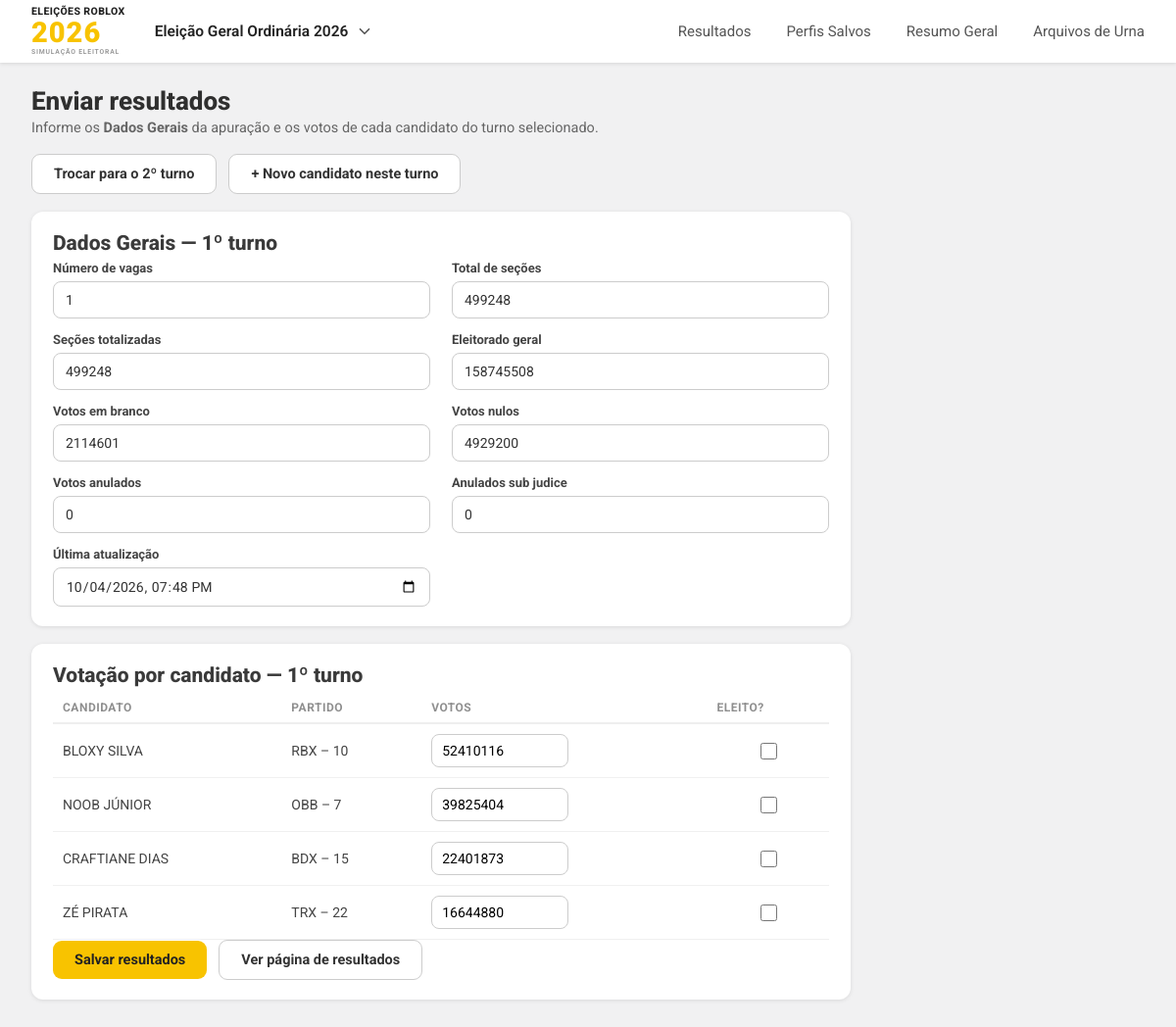
Page /resultados/enviar?eleicao=1&turno=1 on the committed database.
### tables this page shows
CREATE TABLE eleicoes (
    id        INTEGER PRIMARY KEY AUTOINCREMENT,
    nome      TEXT NOT NULL UNIQUE,
    ano       INTEGER NOT NULL,
    criado_em TEXT NOT NULL DEFAULT (datetime('now', 'localtime'))
);

CREATE TABLE dados_gerais (
    id            INTEGER PRIMARY KEY AUTOINCREMENT,
    eleicao_id    INTEGER NOT NULL REFERENCES eleicoes(id) ON DELETE CASCADE,
    turno         TEXT NOT NULL CHECK (turno IN ('1', '2')),
    vagas         INTEGER NOT NULL DEFAULT 0,
    secoes        INTEGER NOT NULL DEFAULT 0,
    totalizadas   INTEGER NOT NULL DEFAULT 0,
    eleitorado    INTEGER NOT NULL DEFAULT 0,
    brancos       INTEGER NOT NULL DEFAULT 0,
    nulos         INTEGER NOT NULL DEFAULT 0,
    anulados      INTEGER NOT NULL DEFAULT 0,
    sub_judice    INTEGER NOT NULL DEFAULT 0,
    atualizado_em TEXT,
    UNIQUE (eleicao_id, turno)
);

CREATE TABLE candidatos (
    id           INTEGER PRIMARY KEY AUTOINCREMENT,
    eleicao_id   INTEGER NOT NULL REFERENCES eleicoes(id) ON DELETE CASCADE,
    turno        TEXT NOT NULL DEFAULT '2' CHECK (turno IN ('1', '2')),
    cargo        TEXT NOT NULL DEFAULT 'PRESIDENTE',
    nome         TEXT NOT NULL,
    partido      TEXT NOT NULL,
    numero       INTEGER,
    foto_arquivo TEXT,                -- foto enviada por upload (arquivo em media/fotos)
    foto_url     TEXT,                -- foto enviada por link (URL externa)
    votos        INTEGER NOT NULL DEFAULT 0,
    eleito       INTEGER NOT NULL DEFAULT 0,
    criado_em    TEXT NOT NULL DEFAULT (datetime('now', 'localtime'))
);

### app.py (the view, shortened to what this page needs)
@app.route("/resultados/enviar", methods=["GET", "POST"])
def resultados_enviar():
    _, atual = get_eleicao_atual()
    eleicoes = consultar("SELECT * FROM eleicoes ORDER BY ano DESC, id")
    eleicao_id = para_int(request.values.get("eleicao")) or (atual["id"] if atual else None)
    turno = request.values.get("turno") if request.values.get("turno") in ("1", "2") else "2"
    if eleicao_id is None:
        flash("Cadastre uma eleição enviando um resultado (ou importe um JSON em Arquivos de Urna).", "aviso")
    stats = None
    cands = []
    if eleicao_id:
        stats = primeiro(
            "SELECT * FROM dados_gerais WHERE eleicao_id = ? AND turno = ?",
            (eleicao_id, turno),
        )
        cands = consultar(
            "SELECT * FROM candidatos WHERE eleicao_id = ? AND turno = ? ORDER BY votos DESC, nome",
            (eleicao_id, turno),
        )
    if stats is not None:
        stats = dict(stats)
        if stats.get("atualizado_em"):
            try:
                dt = datetime.strptime(stats["atualizado_em"], "%d/%m/%Y %H:%M:%S")
                stats["atualizado_em_br"] = dt.strftime("%Y-%m-%dT%H:%M")
            except ValueError:
                stats["atualizado_em_br"] = None
    return render_template("resultados_form.html", eleicoes=eleicoes,
                           eleicao_id=eleicao_id, turno=turno, stats=stats, cands=cands)

### app.py (called while the page is built)
def para_int(v, padrao=0):
    try:
        s = re.sub(r"[.\s]", "", str(v)).replace(",", ".")
        return int(float(s)) if s not in ("", "None") else padrao
    except (TypeError, ValueError):
        return padrao

def consultar(sql, args=()):
    return database.consultar(sql, args)

def primeiro(sql, args=()):
    r = consultar(sql, args)
    return r[0] if r else None

def get_eleicao_atual():
    eleicoes = consultar("SELECT * FROM eleicoes ORDER BY ano DESC, id")
    pedida = request.args.get("eleicao", type=int)
    atual = None
    if eleicoes:
        if pedida and any(e["id"] == pedida for e in eleicoes):
            atual = primeiro("SELECT * FROM eleicoes WHERE id = ?", (pedida,))
        else:
            atual = eleicoes[0]
    return eleicoes, atual

@app.context_processor
def contexto_global():
    eleicoes, atual = get_eleicao_atual()
    turno = request.args.get("turno")
    turno = turno if turno in ("1", "2") else "2"
    return {
        "menu_eleicoes": eleicoes,
        "eleicao_atual": atual,
        "turno_atual": turno,
        "pagina": request.endpoint,
    }

### database.py (called while the page is built)
def conectar():
    con = sqlite3.connect(DB_PATH)
    con.row_factory = sqlite3.Row
    con.execute("PRAGMA foreign_keys = ON")
    return con

def consultar(sql, args=()):
    con = conectar()
    try:
        return con.execute(sql, args).fetchall()
    finally:
        con.close()

### templates/resultados_form.html (shortened to what this page needs)
{% extends "base.html" %}
{% block conteudo %}
<div class="conteudo-form">
  <h1 class="titulo-pagina">Enviar resultados</h1>
  <p class="subtitulo-pagina">Informe os <b>Dados Gerais</b> da apuração e os votos de cada candidato do turno selecionado.</p>
  {% if eleicao_id %}
  <form class="form" method="post" action="{{ url_for('resultados_enviar') }}">
    <div class="seletor">
      <a class="btn-secundario" href="{{ url_for('resultados_enviar', eleicao=eleicao_id, turno=('2' if turno == '1' else '1')) }}">
        Trocar para o {{ '2º' if turno == '1' else '1º' }} turno
      </a>
      <a class="btn-secundario" href="{{ url_for('candidato_novo', eleicao=eleicao_id, turno=turno) }}">+ Novo candidato neste turno</a>
    </div>
    <section class="card">
      <h2 class="card-titulo">Dados Gerais — {{ turno }}º turno</h2>
      <div class="form-grid">
        <div class="campo">
          <label for="vagas">Número de vagas</label>
          <input type="number" id="vagas" name="vagas" min="0" value="{{ stats.vagas if stats else 1 }}">
        </div>
        <div class="campo">
          <label for="secoes">Total de seções</label>
          <input type="number" id="secoes" name="secoes" min="0" value="{{ stats.secoes if stats else '' }}" placeholder="Ex.: 499248">
        </div>
        <div class="campo">
          <label for="totalizadas">Seções totalizadas</label>
          <input type="number" id="totalizadas" name="totalizadas" min="0" value="{{ stats.totalizadas if stats else '' }}">
        </div>
        <div class="campo">
          <label for="eleitorado">Eleitorado geral</label>
          <input type="number" id="eleitorado" name="eleitorado" min="0" value="{{ stats.eleitorado if stats else '' }}">
        </div>
        <div class="campo">
          <label for="brancos">Votos em branco</label>
          <input type="number" id="brancos" name="brancos" min="0" value="{{ stats.brancos if stats else 0 }}">
        </div>
        <div class="campo">
          <label for="nulos">Votos nulos</label>
          <input type="number" id="nulos" name="nulos" min="0" value="{{ stats.nulos if stats else 0 }}">
        </div>
        <div class="campo">
          <label for="anulados">Votos anulados</label>
          <input type="number" id="anulados" name="anulados" min="0" value="{{ stats.anulados if stats else 0 }}">
        </div>
        <div class="campo">
          <label for="sub_judice">Anulados sub judice</label>
          <input type="number" id="sub_judice" name="sub_judice" min="0" value="{{ stats.sub_judice if stats else 0 }}">
        </div>
        <div class="campo">
          <label for="atualizado_em">Última atualização</label>
          <input type="datetime-local" id="atualizado_em" name="atualizado_em"
                 value="{{ stats.atualizado_em_br if stats and stats.atualizado_em_br else '' }}">
        </div>
      </div>
    </section>
    <section class="card">
      <h2 class="card-titulo">Votação por candidato — {{ turno }}º turno</h2>
      {% if cands %}
      <table class="tabela">
        <thead><tr><th>Candidato</th><th>Partido</th><th>Votos</th><th>Eleito?</th></tr></thead>
        <tbody>
          {% for c in cands %}
          <tr>
            <td>{{ c.nome }}</td>
            <td>{{ c.partido }}{% if c.numero %} – {{ c.numero }}{% endif %}</td>
            <td><input class="inp-votos" type="number" min="0" step="1"
                       name="votos_{{ c.id }}" value="{{ c.votos }}"></td>
            <td class="td-check"><input type="checkbox" name="eleito_{{ c.id }}" {{ 'checked' if c.eleito }}></td>
          </tr>
          {% endfor %}
        </tbody>
      </table>
      {% else %}
      <p class="hint">Nenhum candidato cadastrado neste turno. Use <b>+ Novo candidato neste turno</b> para cadastrar antes de enviar os votos.</p>
      {% endif %}
      <div class="form-acoes">
        <button type="submit" class="btn-primario">Salvar resultados</button>
        <a class="btn-secundario" href="{{ url_for('resultados', eleicao=eleicao_id, turno=turno) }}">Ver página de resultados</a>
      </div>
    </section>
  </form>
  {% endif %}
</div>
{% endblock %}

### templates/base.html (shortened to what this page needs)
<!doctype html>
<html lang="pt-BR">
<head>
<link rel="stylesheet" href="{{ url_for('static', filename='css/style.css') }}">
</head>
<body>
<header class="topbar">
  <div class="topbar-left">
    <a class="logo" href="{{ url_for('resultados') }}" title="Eleições Roblox 2026">
      <span class="logo-top">ELEIÇÕES ROBLOX</span>
      <span class="logo-ano">2026</span>
      <span class="logo-sub">SIMULAÇÃO ELEITORAL</span>
    </a>
    <div class="election-picker">
      <button type="button" class="election-btn" id="electionBtn">
        {{ eleicao_atual.nome if eleicao_atual else 'Eleição Geral Ordinária 2026' }}
        <svg class="ic" viewBox="0 0 24 24" width="18" height="18" aria-hidden="true"><path fill="none" stroke="currentColor" stroke-width="2.2" stroke-linecap="round" stroke-linejoin="round" d="M6 9l6 6 6-6"/></svg>
      </button>
    </div>
  </div>
  <nav class="menu">
    <a href="{{ url_for('resultados') }}" class="{{ 'ativo' if pagina == 'resultados' }}">Resultados</a>
    <a href="{{ url_for('candidatos') }}" class="{{ 'ativo' if pagina == 'candidatos' }}">Perfis Salvos</a>
    <a href="{{ url_for('resumo') }}" class="{{ 'ativo' if pagina == 'resumo' }}">Resumo Geral</a>
    <a href="{{ url_for('arquivos') }}" class="{{ 'ativo' if pagina == 'arquivos' }}">Arquivos de Urna</a>
  </nav>
</header>
<main>
{% block conteudo %}{% endblock %}
</main>
</body>
</html>

### static/css/style.css (style rules this page uses)
:root { --amarelo: #F8C300; --ambar: #F0AE00; --anel: #F5B70A; --verde-badge: #6D913B; --verde-pill: #58A32E; --verde-seg: #97C93D; --azul-seg: #648092; --lilas: #C9A8E0; --vermelho: #E55348; --bg: #F1F1F2; --texto: #333; --cinza: #8f8f8f; --borda: #e2e2e2; }
* { box-sizing: border-box; }
body { margin: 0; background: var(--bg); color: var(--texto); font-family: "Roboto", -apple-system, "Segoe UI", Arial, sans-serif; font-size: 15px; }
main { min-height: calc(100vh - 70px); }
a { color: #1a6ab0; }
.ic { display: block; }
.topbar { background: #fff; height: 64px; padding: 0 32px; display: flex; align-items: center; justify-content: space-between; gap: 16px; position: sticky; top: 0; z-index: 50; box-shadow: 0 1px 4px rgba(0, 0, 0, .12); }
.topbar-left { display: flex; align-items: center; gap: 26px; min-width: 0; }
.logo { display: flex; flex-direction: column; text-decoration: none; line-height: 1; flex-shrink: 0; }
.logo-top { font-size: 10.5px; font-weight: 800; color: #222; letter-spacing: .4px; }
.logo-ano { font-size: 29px; font-weight: 900; color: var(--amarelo); letter-spacing: 1px; margin: 1px 0 2px; }
.logo-sub { font-size: 6.8px; font-weight: 700; color: #9a9a9a; letter-spacing: .8px; }
.election-picker { position: relative; }
.election-btn { display: flex; align-items: center; gap: 8px; background: none; border: none; padding: 8px 4px; font: 600 15.5px "Roboto", sans-serif; color: #222; cursor: pointer; }
.election-btn .ic { color: #555; transition: transform .15s; }
.menu { display: flex; align-items: center; height: 100%; gap: 36px; }
.menu a { position: relative; display: flex; align-items: center; height: 100%; text-decoration: none; font-size: 15px; color: #555; white-space: nowrap; }
.card { background: #fff; border-radius: 12px; padding: 20px 22px; box-shadow: 0 1px 4px rgba(0, 0, 0, .10); }
.card-titulo { margin: 0 0 6px; font-size: 21px; font-weight: 800; color: #3a3a3a; }
.conteudo-form { padding: 18px 32px 48px; max-width: 900px; }
.titulo-pagina { margin: 6px 0 4px; font-size: 26px; font-weight: 800; color: #2f2f2f; }
.subtitulo-pagina { margin: 0 0 18px; color: #666; font-size: 14.5px; }
.btn-primario, .btn-secundario, .btn-mini { display: inline-block; border-radius: 9px; font: 700 14.5px "Roboto", sans-serif; text-decoration: none; cursor: pointer; padding: 11px 22px; border: none; }
.btn-primario { background: var(--amarelo); color: #222; }
.btn-secundario { background: #fff; color: #333; border: 1px solid #ccc; }
.form { display: flex; flex-direction: column; gap: 18px; }
.form-grid { display: grid; grid-template-columns: 1fr 1fr; gap: 14px 22px; }
.campo label { display: block; font-size: 13px; font-weight: 700; color: #444; margin-bottom: 6px; }
.campo input[type="text"], .campo input[type="number"], .campo input[type="url"], .campo input[type="datetime-local"], .campo select { width: 100%; padding: 10px 12px; border: 1px solid #ccc; border-radius: 8px; font: 14px "Roboto", sans-serif; color: #333; background: #fff; }
.form-acoes { display: flex; gap: 12px; align-items: center; flex-wrap: wrap; }
.seletor { display: flex; gap: 12px; flex-wrap: wrap; }
.tabela { width: 100%; border-collapse: collapse; font-size: 14px; }
.tabela th { text-align: left; font: 700 12px "Roboto", sans-serif; text-transform: uppercase; letter-spacing: .5px; color: var(--cinza); padding: 8px 10px; border-bottom: 2px solid #eee; }
.tabela td { padding: 10px; border-bottom: 1px solid #f0f0f0; color: #444; }
.inp-votos { width: 140px; padding: 8px 10px; border: 1px solid #ccc; border-radius: 8px; font: 14px "Roboto", sans-serif; }
.td-check { text-align: center; }
.td-check input { width: 17px; height: 17px; accent-color: var(--verde-pill); }

### rows in the picture
eleicoes: nome "Eleição Geral Ordinária 2026"
dados_gerais: vagas "1", secoes "499248", totalizadas "499248", eleitorado "158745508", brancos "2114601", nulos "4929200", anulados "0", sub_judice "0"
candidatos: nome "BLOXY SILVA", partido "RBX", numero "10", votos "52410116"
candidatos: nome "NOOB JÚNIOR", partido "OBB", numero "7", votos "39825404"
candidatos: nome "CRAFTIANE DIAS", partido "BDX", numero "15", votos "22401873"
candidatos: nome "ZÉ PIRATA", partido "TRX", numero "22", votos "16644880"

### other values in the picture
{{ '2º' if turno == '1' else '1º' }} "2º"
{{ turno }} "1"
